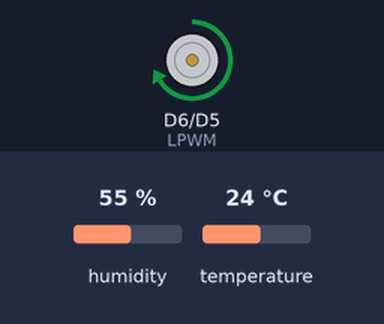
Recording of a sketch running on a simulated Arduino Uno R4 WiFi. Parts: motor-driver pin pairs drawn as motors (green arrow = first pin HIGH = forward, orange = second pin HIGH = backward, longer = more drive). Inputs (shaded band) come from the test bench; at power-on: humidity 55 %, temperature 24 °C. WiFi joins after 1.5 s; servers stay silent unless stated; no MQTT or app messages arrive unless stated; what the sketch prints to the serial monitor is not drawn.

Above: at 1.9 s.
At 17.9 s:
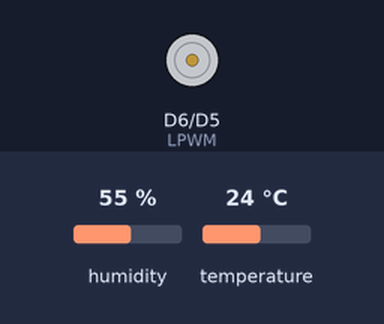
Timing chart, 0 to 19.4 s (numbered marks = the images above):
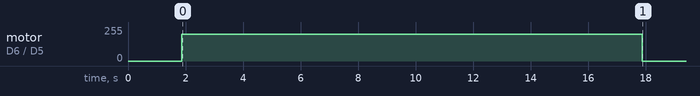

The sketch:

Proiect_MEA.ino
```cpp
#include <DHT.h>
#include <WiFiS3.h>
#include <PubSubClient.h>

#define DHTPIN 2
#define DHTTYPE DHT11

// WIFI
const char* password = "12345678";
const char* ssid = "iPhoneAndrei";

// MQTT192.168.1.223
const char* mqtt_server = "172.20.10.6";
const int mqtt_port = 1883;

// declarare client mqtt
WiFiClient wifiClient;
PubSubClient client(wifiClient);

DHT dht(DHTPIN, DHTTYPE);

const int RPWM = 5;
const int LPWM = 6;
bool open = true;
bool autoMode = true;

unsigned long lastMsg = 0;

// ====================== Functii ============================ //

void stopActuator() {
  analogWrite(RPWM, 0);
  analogWrite(LPWM, 0);
}

void openActuator() {
  analogWrite(RPWM, 200);
  analogWrite(LPWM, 0);
}

void closeActuator() {
  analogWrite(RPWM, 0);
  analogWrite(LPWM, 200);
}

// functie callback pentru mod AUTO/MANUAL
void callback(char* topic, byte* payload, unsigned int length)
{
  String msg = "";

  for (unsigned int i = 0; i < length; i++)
  {
    msg += (char)payload[i];
  }

  Serial.print("MQTT: ");
  Serial.println(msg);

  if (msg == "AUTO")
  {
    autoMode = true;
    Serial.println("Mod AUTO");
  }
  else if (msg == "MANUAL")
  {
    autoMode = false;
    Serial.println("Mod MANUAL");
  }
  else if (autoMode == false && msg == "OPEN")
  {
    openActuator();
    delay(16000);
    stopActuator();
    open = true;
  }
  else if (autoMode == false && msg == "CLOSE")
  {
    closeActuator();
    delay(16000);
    stopActuator();
    open = false;
  }
}

void connectWiFi()
{
  while (WiFi.begin(ssid, password) != WL_CONNECTED)
  {
    Serial.print(".");
    delay(2000);
  }
  Serial.println("\nWiFi conectat");
}

void reconnectMQTT()
{
  while (!client.connected())
  {
    Serial.println("Incerc conectare MQTT...");
    if (client.connect("arduinoClient"))
    {
      Serial.println("MQTT conectat");
      client.subscribe("fereastra/actuator/cmd");
    }
    else
    {
      Serial.print("Eroare MQTT, rc = ");
      Serial.println(client.state());
      delay(2000);
    }
  }
}

// ======================================================== //

void setup()
{
  pinMode(RPWM, OUTPUT);
  pinMode(LPWM, OUTPUT);
  dht.begin();

  stopActuator();
  Serial.begin(115200);
  delay(300);

  connectWiFi();

  client.setServer(mqtt_server, mqtt_port);
  client.setCallback(callback);
}

void loop()
{

  if (!client.connected())
  {
    reconnectMQTT();
  }
  client.loop();

  float t = dht.readTemperature();

  if (isnan(t))
  {
    Serial.println("Eroare la citirea temperaturii");
    delay(500);
    return;
  }

  Serial.print("Temperatura: ");
  Serial.println(t);

  // trimitere date prin mqtt
  if (millis() - lastMsg > 2000)
  {
    lastMsg = millis();
    char tempString[8];
    dtostrf(t, 1, 2, tempString);
    client.publish("proiect/temperatura", tempString);
  }

  // logica pentru modul AUTO
  if (autoMode == true)
  {
    if (t > 29 && open == false)
    {
      openActuator();
      delay(13000);
      stopActuator();
      open = true;
    }
    else if (t < 28 && open == true)
    {
      closeActuator();
      delay(16000);
      stopActuator();
      open = false;
    }
  }

  delay(500);
}
```

Measured:
- by itself, motor on D6 (LPWM) / D5 (RPWM): stopped → forward 200/255 at 1.9 s, → stopped 16.0 s later
